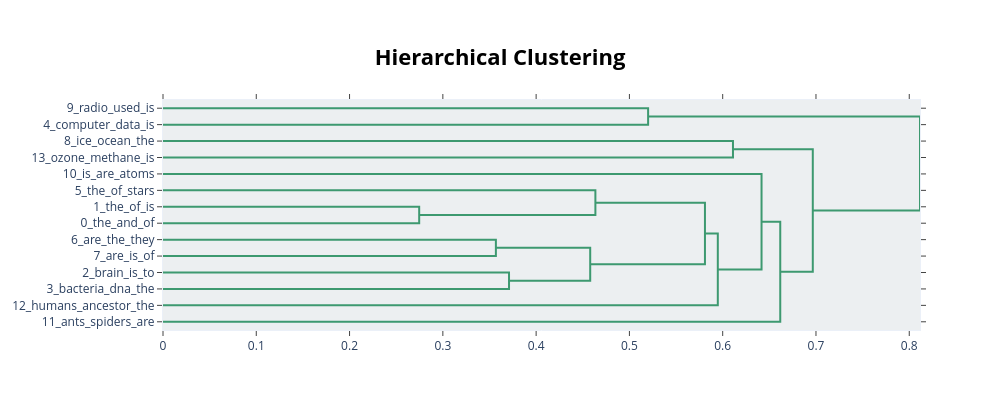

Notebook code for this chart:
### Markdown cell above
## Visualize Topic Hierarchy

### Code cell
topic_model.visualize_hierarchy()

### Figure 1 — Plotly figure (JSON) as saved in the notebook; plotly's stock layout.template omitted (floating-point values rounded to 4 significant figures)
{"data": [{"hoverinfo": "text", "marker": {"color": "rgb(61,153,112)"}, "mode": "lines", "type": "scatter", "x": [0.0, 0.52, 0.52, 0.0], "xaxis": "x", "y": [-5.0, -5.0, -15.0, -15.0], "yaxis": "y"}, {"hoverinfo": "text", "marker": {"color": "rgb(61,153,112)"}, "mode": "lines", "type": "scatter", "x": [0.0, 0.611, 0.611, 0.0], "xaxis": "x", "y": [-25.0, -25.0, -35.0, -35.0], "yaxis": "y"}, {"hoverinfo": "text", "marker": {"color": "rgb(61,153,112)"}, "mode": "lines", "type": "scatter", "x": [0.0, 0.2746, 0.2746, 0.0], "xaxis": "x", "y": [-65.0, -65.0, -75.0, -75.0], "yaxis": "y"}, {"hoverinfo": "text", "marker": {"color": "rgb(61,153,112)"}, "mode": "lines", "type": "scatter", "x": [0.0, 0.4635, 0.4635, 0.2746], "xaxis": "x", "y": [-55.0, -55.0, -70.0, -70.0], "yaxis": "y"}, {"hoverinfo": "text", "marker": {"color": "rgb(61,153,112)"}, "mode": "lines", "type": "scatter", "x": [0.0, 0.3569, 0.3569, 0.0], "xaxis": "x", "y": [-85.0, -85.0, -95.0, -95.0], "yaxis": "y"}, {"hoverinfo": "text", "marker": {"color": "rgb(61,153,112)"}, "mode": "lines", "type": "scatter", "x": [0.0, 0.3709, 0.3709, 0.0], "xaxis": "x", "y": [-105.0, -105.0, -115.0, -115.0], "yaxis": "y"}, {"hoverinfo": "text", "marker": {"color": "rgb(61,153,112)"}, "mode": "lines", "type": "scatter", "x": [0.3569, 0.458, 0.458, 0.3709], "xaxis": "x", "y": [-90.0, -90.0, -110.0, -110.0], "yaxis": "y"}, {"hoverinfo": "text", "marker": {"color": "rgb(61,153,112)"}, "mode": "lines", "type": "scatter", "x": [0.4635, 0.581, 0.581, 0.458], "xaxis": "x", "y": [-62.5, -62.5, -100.0, -100.0], "yaxis": "y"}, {"hoverinfo": "text", "marker": {"color": "rgb(61,153,112)"}, "mode": "lines", "type": "scatter", "x": [0.581, 0.5948, 0.5948, 0.0], "xaxis": "x", "y": [-81.25, -81.25, -125.0, -125.0], "yaxis": "y"}, {"hoverinfo": "text", "marker": {"color": "rgb(61,153,112)"}, "mode": "lines", "type": "scatter", "x": [0.0, 0.6417, 0.6417, 0.5948], "xaxis": "x", "y": [-45.0, -45.0, -103.1, -103.1], "yaxis": "y"}, {"hoverinfo": "text", "marker": {"color": "rgb(61,153,112)"}, "mode": "lines", "type": "scatter", "x": [0.6417, 0.6617, 0.6617, 0.0], "xaxis": "x", "y": [-74.06, -74.06, -135.0, -135.0], "yaxis": "y"}, {"hoverinfo": "text", "marker": {"color": "rgb(61,153,112)"}, "mode": "lines", "type": "scatter", "x": [0.611, 0.6966, 0.6966, 0.6617], "xaxis": "x", "y": [-30.0, -30.0, -104.5, -104.5], "yaxis": "y"}, {"hoverinfo": "text", "marker": {"color": "rgb(61,153,112)"}, "mode": "lines", "type": "scatter", "x": [0.52, 0.8115, 0.8115, 0.6966], "xaxis": "x", "y": [-10.0, -10.0, -67.27, -67.27], "yaxis": "y"}], "layout": {"autosize": false, "height": 410, "hoverlabel": {"bgcolor": "white", "font": {"family": "Rockwell", "size": 16}}, "hovermode": "closest", "plot_bgcolor": "#ECEFF1", "showlegend": false, "title": {"font": {"color": "Black", "size": 22}, "text": "<b>Hierarchical Clustering</b>", "x": 0.5, "xanchor": "center", "yanchor": "top"}, "width": 1000, "xaxis": {"mirror": "allticks", "rangemode": "tozero", "showgrid": false, "showline": true, "showticklabels": true, "ticks": "outside", "type": "linear", "zeroline": false}, "yaxis": {"mirror": "allticks", "range": [-140, 0], "rangemode": "tozero", "showgrid": false, "showline": true, "showticklabels": true, "tickmode": "array", "ticks": "outside", "ticktext": ["9_radio_used_is", "4_computer_data_is", "8_ice_ocean_the", "13_ozone_methane_is", "10_is_are_atoms", "5_the_of_stars", "1_the_of_is", "0_the_and_of", "6_are_the_they", "7_are_is_of", "2_brain_is_to", "3_bacteria_dna_the", "12_humans_ancestor_the", "11_ants_spiders_are"], "tickvals": [-5, -15, -25, -35, -45, -55, -65, -75, -85, -95, -105, -115, -125, -135], "type": "linear", "zeroline": false}}}
